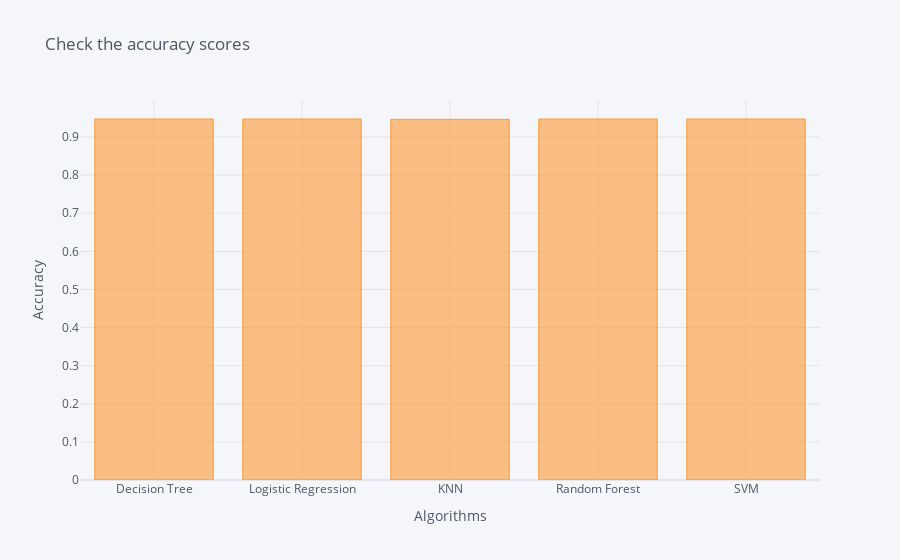

Notebook cell for this chart:
### Markdown cell above
#### Now we will plot the different algorithms and then we will check which one will be best for this case.

### Code cell
acc = pd.DataFrame([dt_accuracy, lr_accuracy, KNN_accuracy, RF_accuracy, SVM_accuracy], [
                   'Decision Tree', 'Logistic Regression', 'KNN', 'Random Forest', 'SVM'])
acc.iplot(kind="bar", theme="pearl", title="Check the accuracy scores",
          xTitle='Algorithms', yTitle='Accuracy')

### Figure 1 — Plotly figure (JSON) as saved in the notebook; plotly's stock layout.template omitted (floating-point values rounded to 4 significant figures)
{"data": [{"marker": {"color": "rgba(255, 153, 51, 0.6)", "line": {"color": "rgba(255, 153, 51, 1.0)", "width": 1}}, "name": "0", "orientation": "v", "text": "", "type": "bar", "x": ["Decision Tree", "Logistic Regression", "KNN", "Random Forest", "SVM"], "y": [0.9472, 0.9472, 0.9462, 0.9472, 0.9472]}], "layout": {"legend": {"bgcolor": "#F5F6F9", "font": {"color": "#4D5663"}}, "paper_bgcolor": "#F5F6F9", "plot_bgcolor": "#F5F6F9", "title": {"font": {"color": "#4D5663"}, "text": "Check the accuracy scores"}, "xaxis": {"gridcolor": "#E1E5ED", "showgrid": true, "tickfont": {"color": "#4D5663"}, "title": {"font": {"color": "#4D5663"}, "text": "Algorithms"}, "zerolinecolor": "#E1E5ED"}, "yaxis": {"gridcolor": "#E1E5ED", "showgrid": true, "tickfont": {"color": "#4D5663"}, "title": {"font": {"color": "#4D5663"}, "text": "Accuracy"}, "zerolinecolor": "#E1E5ED"}}}
